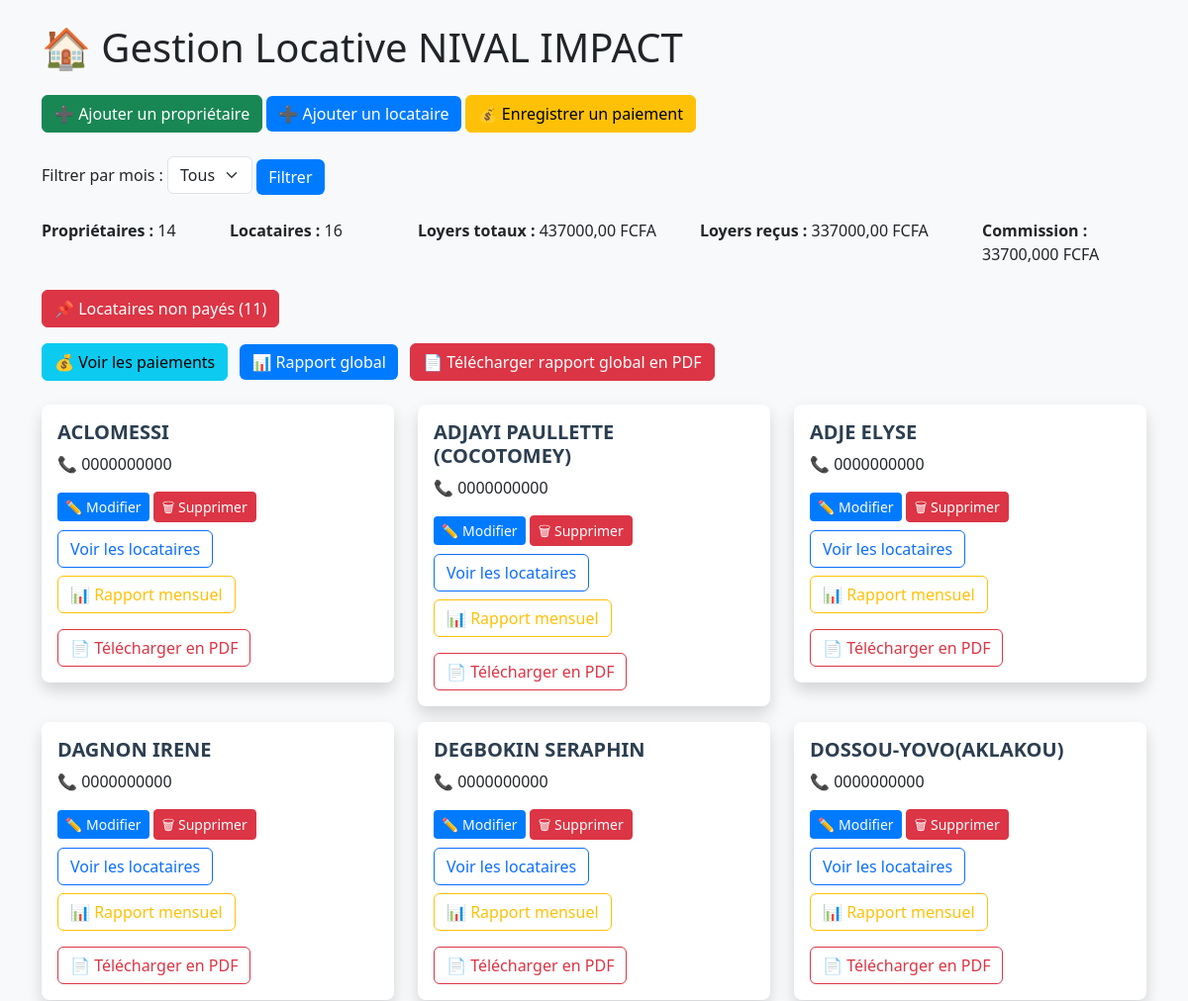
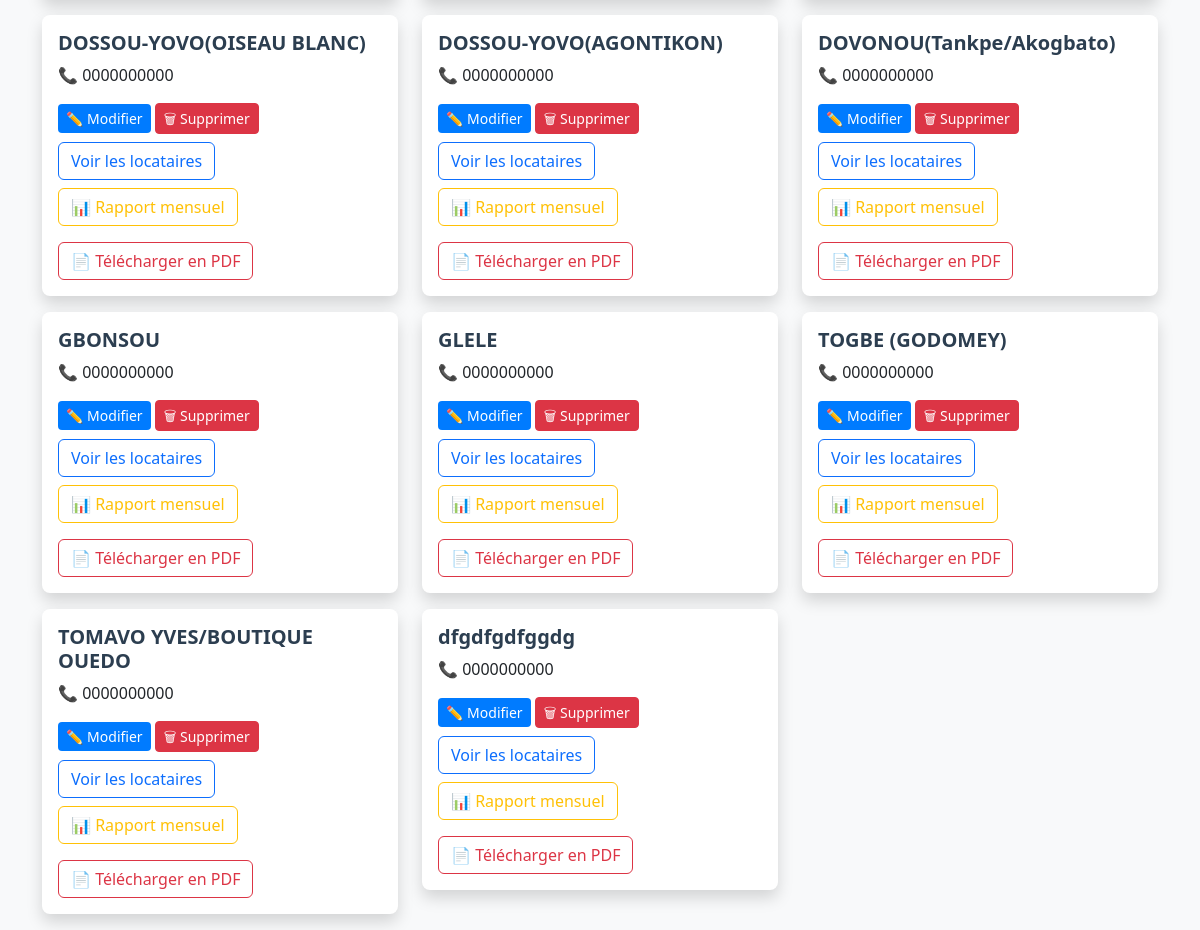
The page / on the database its author committed (2 pictures, top to bottom).
### core/models.py (models this page shows)
class Proprietaire(models.Model):
    nom = models.CharField(max_length=100)
    numero = models.CharField(max_length=20, default="0000000000")
    def __str__(self):
        return self.nom

### core/views.py (the view)
# urls.py: path("", views.accueil, name="accueil"),
def accueil(request):
    mois = request.GET.get("mois")
    proprietaires = Proprietaire.objects.all()
    locataires = Locataire.objects.all()
    paiements = Paiement.objects.all()
    if mois:
        paiements = paiements.filter(mois_concerne__month=int(mois))
    total_loyers = sum([l.loyer_mensuel for l in locataires])
    total_recu = sum([p.montant for p in paiements])
    commission = total_recu * Decimal('0.1')
    locataires_non_payes = []
    for proprietaire in proprietaires:
        for locataire in proprietaire.locataires.all():   # <-- CORRECT
            paiement_existe = paiements.filter(locataire=locataire).exists()
            if not paiement_existe:
                locataires_non_payes.append({
                    "proprietaire": proprietaire,
                    "locataire": locataire,
                })
    loyers_dict = {str(locataire.id): float(locataire.loyer_mensuel) for locataire in locataires}
    context = {
        "proprietaires": proprietaires,
        "locataires": locataires,
        "locataires_count": locataires.count(),
        "proprietaires_count": proprietaires.count(),
        "total_loyers": total_loyers,
        "total_recu": total_recu,
        "commission": commission,
        "mois": mois,
        "mois_list": range(1, 13),
        "locataires_non_payes": locataires_non_payes,
        "non_payes_count": len(locataires_non_payes),
        "proprietaire_form": ProprietaireForm(),
        "locataire_form": LocataireForm(),
        "paiement_form": PaiementForm(),
        "loyers_dict": loyers_dict,
    }
    return render(request, "core/accueil.html", context)

### core/forms.py
class ProprietaireForm(forms.ModelForm):
    class Meta:
        model = Proprietaire
        fields = ["nom", "numero"]
        widgets = {
            "nom": forms.TextInput(attrs={
                "class": "form-control",
                "placeholder": "Nom du propriétaire"
            }),
            "numero": forms.TextInput(attrs={
                "class": "form-control",
                "placeholder": "Numéro de téléphone"
            }),
        }

class LocataireForm(forms.ModelForm):
    class Meta:
        model = Locataire
        fields = ["nom", "numero", "loyer_mensuel", "proprietaire"]
        widgets = {
            "nom": forms.TextInput(attrs={
                "class": "form-control",
                "placeholder": "Nom du locataire"
            }),
            "numero": forms.TextInput(attrs={
                "class": "form-control",
                "placeholder": "Numéro de téléphone"
            }),
            "loyer_mensuel": forms.NumberInput(attrs={
                "class": "form-control",
                "placeholder": "Loyer mensuel"
            }),
            "proprietaire": forms.Select(attrs={
                "class": "form-select"
            }),
        }

### core/models.py (called while the page is built)
    def __str__(self):
        return f"{self.nom} ({self.proprietaire.nom})"

### core/templates/core/accueil.html (shortened to what this page needs)
{% load static %}
<!DOCTYPE html>
<html lang="fr">
<head>
    <link rel="stylesheet" href="https://cdn.jsdelivr.net/npm/bootstrap@5.3.2/dist/css/bootstrap.min.css">
    <link rel="stylesheet" href="{% static 'css/style.css' %}">
</head>
<body class="container mt-4 bg-light">
    <h1 class="mb-4">🏠 Gestion Locative NIVAL IMPACT</h1>
    <div class="mb-4">
    <button class="btn btn-success" data-bs-toggle="modal" data-bs-target="#modalProprietaire">➕ Ajouter un propriétaire</button>
    <button class="btn btn-primary" data-bs-toggle="modal" data-bs-target="#modalLocataire">➕ Ajouter un locataire</button>
    <button class="btn btn-warning" data-bs-toggle="modal" data-bs-target="#modalPaiement">💰 Enregistrer un paiement</button>
</div>
    <form method="get" class="mb-4">
        <label for="mois">Filtrer par mois :</label>
        <select name="mois" id="mois" class="form-select w-auto d-inline-block">
            <option value="">Tous</option>
        </select>
        <button type="submit" class="btn btn-primary">Filtrer</button>
    </form>
    <div class="row mb-4">
        <div class="col-md-2"><strong>Propriétaires :</strong> {{ proprietaires_count }}</div>
        <div class="col-md-2"><strong>Locataires :</strong> {{ locataires_count }}</div>
        <div class="col-md-3"><strong>Loyers totaux :</strong> {{ total_loyers }} FCFA</div>
        <div class="col-md-3"><strong>Loyers reçus :</strong> {{ total_recu }} FCFA</div>
        <div class="col-md-2"><strong>Commission :</strong> {{ commission }} FCFA</div>
    </div>
<button class="btn btn-danger mb-3" type="button" data-bs-toggle="collapse" data-bs-target="#nonPayesList">
  📌 Locataires non payés ({{ non_payes_count }})
</button>
<div class="mb-4">
  <a href="{% url 'liste_paiements' %}" class="btn btn-info me-2">
    💰 Voir les paiements
  </a>
  <a href="{% url 'rapport_global' %}" class="btn btn-primary me-2">
    📊 Rapport global
  </a>
  <a href="{% url 'rapport_global_pdf' %}" class="btn btn-danger">
    📄 Télécharger rapport global en PDF
  </a>
</div>
<div class="row">
    {% for proprietaire in proprietaires %}
    <div class="col-md-4 mb-3">
        <div class="card shadow">
            <div class="card-body">
                <h5 class="card-title">{{ proprietaire.nom }}</h5>
                <p class="card-text">📞 {{ proprietaire.numero }}</p>
                <button class="btn btn-sm btn-primary" data-bs-toggle="modal" data-bs-target="#modalModifierProprietaire{{ proprietaire.id }}">✏️ Modifier</button>
                <button class="btn btn-sm btn-danger" data-bs-toggle="modal" data-bs-target="#modalSupprimerProprietaire{{ proprietaire.id }}">🗑 Supprimer</button>
                <button class="btn btn-outline-primary mt-2" type="button" data-bs-toggle="collapse" data-bs-target="#locataires{{ proprietaire.id }}">
                    Voir les locataires
                </button>
                <a href="{% url 'rapport_proprietaire' proprietaire.id %}" class="btn btn-outline-warning mt-2">
                          📊 Rapport mensuel
                 </a>
                 <a href="{% url 'rapport_proprietaire_pdf' proprietaire.id %}" class="btn btn-outline-danger mt-3">
                      📄 Télécharger en PDF
                </a>
            </div>
        </div>
    </div>
    {% endfor %}
</div>
</body>
</html>

### locative_app/static/css/style.css (style rules this page uses)
body { background-color: #f8f9fa; font-family: 'Segoe UI', sans-serif; }
.card { border: none; border-radius: 8px; box-shadow: 0 2px 6px rgba(0,0,0,0.1); }
.card-title { font-weight: bold; color: #2c3e50; }
.btn-primary { background-color: #007bff; border: none; }

### rows shown on the page
Proprietaire: nom "ACLOMESSI", numero "0000000000"
Proprietaire: nom "ADJAYI PAULLETTE (COCOTOMEY)", numero "0000000000"
Proprietaire: nom "ADJE ELYSE", numero "0000000000"
Proprietaire: nom "DAGNON IRENE", numero "0000000000"
Proprietaire: nom "DEGBOKIN SERAPHIN", numero "0000000000"
Proprietaire: nom "DOSSOU-YOVO(AKLAKOU)", numero "0000000000"
Proprietaire: nom "DOSSOU-YOVO(OISEAU BLANC)", numero "0000000000"
Proprietaire: nom "DOSSOU-YOVO(AGONTIKON)", numero "0000000000"
Proprietaire: nom "DOVONOU(Tankpe/Akogbato)", numero "0000000000"
Proprietaire: nom "GBONSOU", numero "0000000000"
Proprietaire: nom "GLELE", numero "0000000000"
Proprietaire: nom "TOGBE (GODOMEY)", numero "0000000000"
Proprietaire: nom "TOMAVO YVES/BOUTIQUE OUEDO", numero "0000000000"
Proprietaire: nom "dfgdfgdfggdg", numero "0000000000"

### other values the page prints
{{ proprietaires_count }} "14"
{{ locataires_count }} "16"
{{ total_loyers }} "437000,00"
{{ total_recu }} "337000,00"
{{ commission }} "33700,000"
{{ non_payes_count }} "11"
